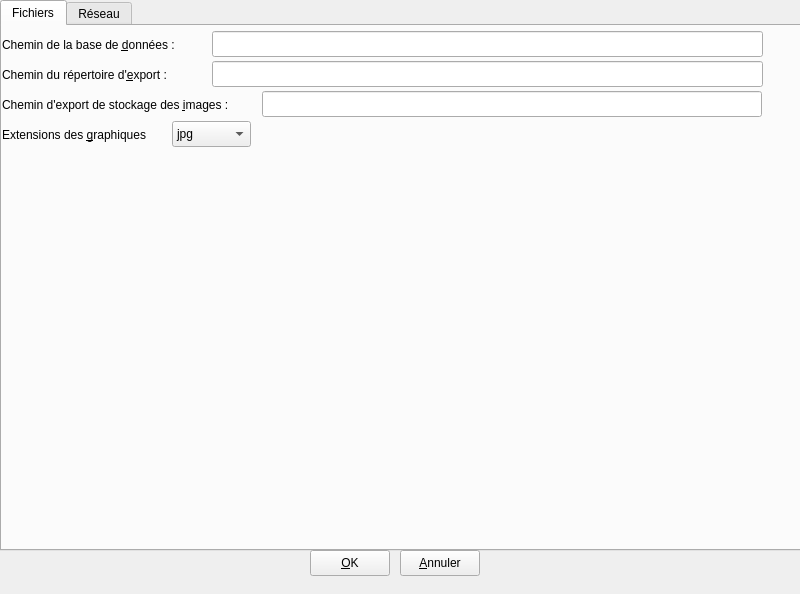
<?xml version="1.0" encoding="UTF-8"?>
<ui version="4.0">
 <class>frm_options</class>
 <widget class="QMainWindow" name="frm_options">
  <property name="geometry">
   <rect>
    <x>0</x>
    <y>0</y>
    <width>800</width>
    <height>594</height>
   </rect>
  </property>
  <property name="windowTitle">
   <string>Amapy options</string>
  </property>
  <property name="windowIcon">
   <iconset resource="../Icones/resources.qrc">
    <normaloff>:/icons/settings.png</normaloff>:/icons/settings.png</iconset>
  </property>
  <widget class="QWidget" name="centralwidget">
   <widget class="QTabWidget" name="tabw_options">
    <property name="enabled">
     <bool>true</bool>
    </property>
    <property name="geometry">
     <rect>
      <x>0</x>
      <y>0</y>
      <width>801</width>
      <height>551</height>
     </rect>
    </property>
    <property name="currentIndex">
     <number>0</number>
    </property>
    <property name="documentMode">
     <bool>false</bool>
    </property>
    <widget class="QWidget" name="tab_fichiers">
     <property name="enabled">
      <bool>true</bool>
     </property>
     <attribute name="title">
      <string>Fichiers</string>
     </attribute>
     <widget class="QComboBox" name="comboBox">
      <property name="geometry">
       <rect>
        <x>170</x>
        <y>95</y>
        <width>79</width>
        <height>26</height>
       </rect>
      </property>
      <item>
       <property name="text">
        <string>jpg</string>
       </property>
      </item>
      <item>
       <property name="text">
        <string>jpeg</string>
       </property>
      </item>
      <item>
       <property name="text">
        <string>png</string>
       </property>
      </item>
      <item>
       <property name="text">
        <string>pdf</string>
       </property>
      </item>
     </widget>
     <widget class="QLabel" name="lbl_bdd">
      <property name="geometry">
       <rect>
        <x>0</x>
        <y>10</y>
        <width>201</width>
        <height>18</height>
       </rect>
      </property>
      <property name="text">
       <string>Chemin de la base de &amp;données :</string>
      </property>
      <property name="buddy">
       <cstring>lineEdit</cstring>
      </property>
     </widget>
     <widget class="QLabel" name="lbl_export">
      <property name="geometry">
       <rect>
        <x>0</x>
        <y>40</y>
        <width>201</width>
        <height>18</height>
       </rect>
      </property>
      <property name="text">
       <string>Chemin du répertoire d'&amp;export :</string>
      </property>
      <property name="buddy">
       <cstring>lineEdit_2</cstring>
      </property>
     </widget>
     <widget class="QLabel" name="lbl_images">
      <property name="geometry">
       <rect>
        <x>0</x>
        <y>70</y>
        <width>261</width>
        <height>18</height>
       </rect>
      </property>
      <property name="text">
       <string>Chemin d'export de stockage des &amp;images :</string>
      </property>
      <property name="buddy">
       <cstring>lineEdit_3</cstring>
      </property>
     </widget>
     <widget class="QLabel" name="lbl_extensions">
      <property name="geometry">
       <rect>
        <x>0</x>
        <y>100</y>
        <width>171</width>
        <height>18</height>
       </rect>
      </property>
      <property name="text">
       <string>Extensions des &amp;graphiques</string>
      </property>
      <property name="buddy">
       <cstring>comboBox</cstring>
      </property>
     </widget>
     <widget class="QLineEdit" name="lineEdit">
      <property name="geometry">
       <rect>
        <x>210</x>
        <y>5</y>
        <width>551</width>
        <height>26</height>
       </rect>
      </property>
      <property name="echoMode">
       <enum>QLineEdit::Normal</enum>
      </property>
      <property name="readOnly">
       <bool>true</bool>
      </property>
     </widget>
     <widget class="QLineEdit" name="lineEdit_2">
      <property name="geometry">
       <rect>
        <x>210</x>
        <y>35</y>
        <width>551</width>
        <height>26</height>
       </rect>
      </property>
      <property name="readOnly">
       <bool>true</bool>
      </property>
     </widget>
     <widget class="QLineEdit" name="lineEdit_3">
      <property name="geometry">
       <rect>
        <x>260</x>
        <y>65</y>
        <width>500</width>
        <height>26</height>
       </rect>
      </property>
      <property name="readOnly">
       <bool>true</bool>
      </property>
     </widget>
    </widget>
    <widget class="QWidget" name="tab_reseau">
     <attribute name="title">
      <string extracomment="Configuration des options réseau">Réseau</string>
     </attribute>
     <widget class="QCheckBox" name="checkBox">
      <property name="enabled">
       <bool>false</bool>
      </property>
      <property name="geometry">
       <rect>
        <x>10</x>
        <y>10</y>
        <width>211</width>
        <height>24</height>
       </rect>
      </property>
      <property name="text">
       <string>&amp;Activer la connexion par proxy</string>
      </property>
     </widget>
    </widget>
   </widget>
   <widget class="QPushButton" name="btn_annuler">
    <property name="geometry">
     <rect>
      <x>400</x>
      <y>550</y>
      <width>80</width>
      <height>26</height>
     </rect>
    </property>
    <property name="text">
     <string>&amp;Annuler</string>
    </property>
   </widget>
   <widget class="QPushButton" name="btn_ok">
    <property name="geometry">
     <rect>
      <x>310</x>
      <y>550</y>
      <width>80</width>
      <height>26</height>
     </rect>
    </property>
    <property name="maximumSize">
     <size>
      <width>77215</width>
      <height>16777215</height>
     </size>
    </property>
    <property name="layoutDirection">
     <enum>Qt::LeftToRight</enum>
    </property>
    <property name="text">
     <string>&amp;OK</string>
    </property>
   </widget>
  </widget>
 </widget>
 <tabstops>
  <tabstop>tabw_options</tabstop>
  <tabstop>lineEdit</tabstop>
  <tabstop>lineEdit_2</tabstop>
  <tabstop>lineEdit_3</tabstop>
  <tabstop>comboBox</tabstop>
  <tabstop>btn_ok</tabstop>
  <tabstop>btn_annuler</tabstop>
  <tabstop>checkBox</tabstop>
 </tabstops>
 <resources>
  <include location="../Icones/resources.qrc"/>
 </resources>
 <connections/>
</ui>
